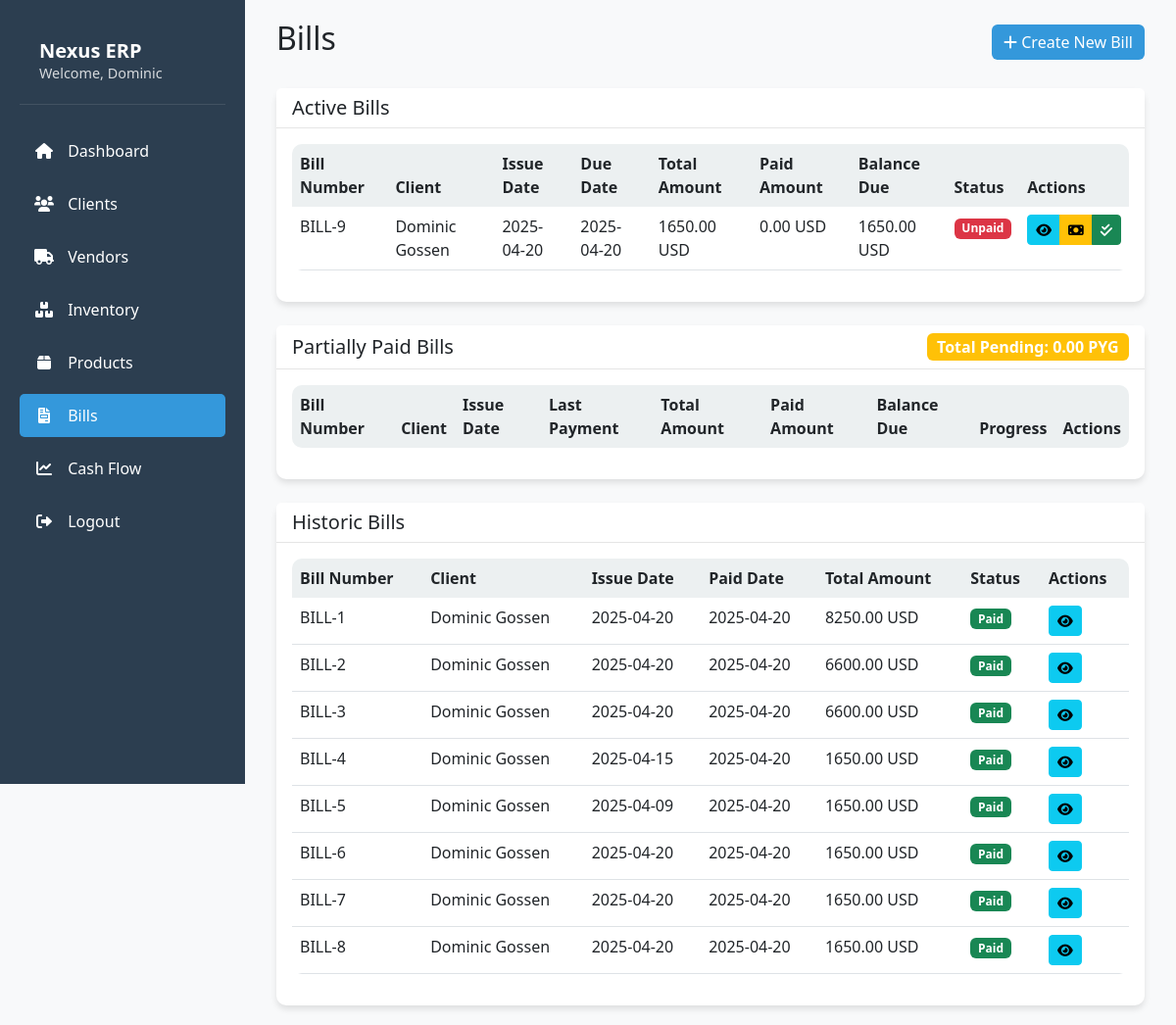
/bills (signed in), run on an earlier commit of the app's database.
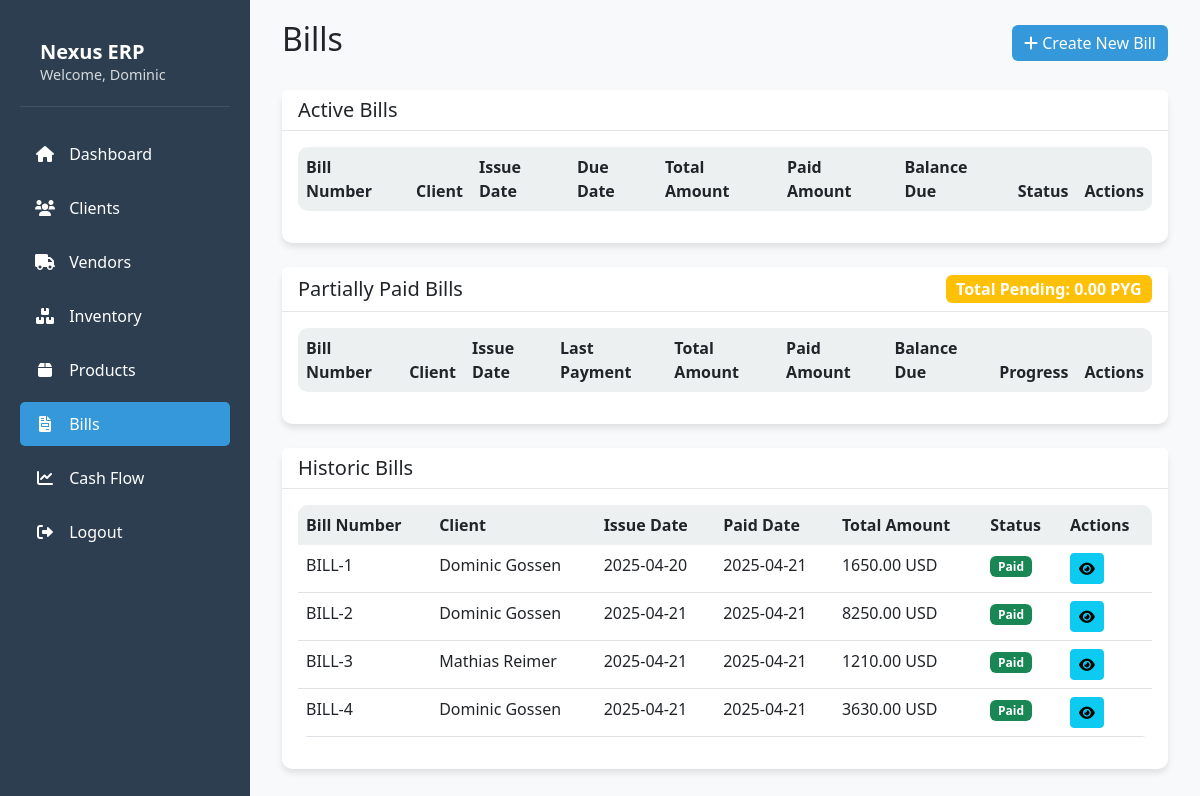
And on a later commit of the database.
### models.py (models this page shows, shortened)
class Bill(db.Model):
    __tablename__ = 'bills'
    id = db.Column(db.Integer, primary_key=True)
    user_id = db.Column(db.Integer, db.ForeignKey('user.id'), nullable=False)
    client_id = db.Column(db.Integer, db.ForeignKey('client.id'), nullable=False)
    vendor_id = db.Column(db.Integer, db.ForeignKey('vendors.id'), nullable=True)
    bill_number = db.Column(db.String(50), unique=True)
    issue_date = db.Column(db.Date, nullable=False)
    due_date = db.Column(db.Date, nullable=False)
    total_amount = db.Column(db.Numeric(10, 2), nullable=False)
    paid_amount = db.Column(db.Numeric(10, 2))
    currency = db.Column(db.String(3), default='PYG')
    status = db.Column(db.String(20), default='Pending')  # Pending, Partially Paid, Paid
    notes = db.Column(db.Text)
    paid_date = db.Column(db.Date)
    created_at = db.Column(db.DateTime, default=datetime.utcnow)
    updated_at = db.Column(db.DateTime, default=datetime.utcnow, onupdate=datetime.utcnow)
    client = db.relationship('Client', backref='client_bills')
    vendor = db.relationship('Vendor', backref='vendor_bills')
    items = db.relationship('BillItem', backref='parent_bill', cascade='all, delete-orphan')
    payments = db.relationship('Payment', backref='bill', cascade='all, delete-orphan')

class Client(db.Model):
    __tablename__ = 'client'
    id = db.Column(db.Integer, primary_key=True)
    user_id = db.Column(db.Integer, db.ForeignKey('user.id'), nullable=True)
    name = db.Column(db.String(100), nullable=False)
    email = db.Column(db.String(100), nullable=False)
    tax_id = db.Column(db.String(50))
    payment_terms = db.Column(db.String(50))
    notes = db.Column(db.Text)
    created_at = db.Column(db.DateTime, default=datetime.utcnow)
    updated_at = db.Column(db.DateTime, default=datetime.utcnow, onupdate=datetime.utcnow)
    tags = db.relationship('Tag', secondary=client_tag, backref='clients', lazy=True)
    contacts = db.relationship('Contact', backref='client', lazy=True)

### app.py (the view)
@app.route('/bills')
@login_required
def bills():
    active_bills = Bill.query.filter_by(user_id=current_user.id, status='Unpaid').all()
    partially_paid_bills = Bill.query.filter_by(user_id=current_user.id, status='Partially Paid').all()
    historic_bills = Bill.query.filter_by(user_id=current_user.id, status='Paid').all()
    partially_paid_total = sum(
        convert_to_pyg(bill.total_amount - (bill.paid_amount or 0), bill.currency)
        for bill in partially_paid_bills
    )
    clients = Client.query.filter_by(user_id=current_user.id).all()
    products = Product.query.filter_by(user_id=current_user.id).all()
    return render_template('bills.html',
                         active_bills=active_bills + partially_paid_bills,
                         historic_bills=historic_bills,
                         partially_paid_total=partially_paid_total,
                         clients=clients,
                         products=products)

### app.py (called while the page is built)
@app.template_filter('format_currency')
def format_currency_filter(value):
    try:
        return "{:,.2f}".format(float(value))
    except (ValueError, TypeError):
        return "0.00"

@login_manager.user_loader
def load_user(user_id):
    return User.query.get(int(user_id))

### templates/bills.html (shortened to what the changed rows need)
{% extends "base.html" %}
{% block content %}
<div class="container-fluid">
    <div class="row mb-4">
        <div class="col-12">
            <div class="d-flex justify-content-between align-items-center">
                <h2>Bills</h2>
            </div>
        </div>
    </div>
    <div class="row mb-4">
        <div class="col-12">
            <div class="card">
                <div class="card-body">
                    <div class="table-responsive">
                        <table class="table">
                            <thead>
                                <tr>
                                    <th>Bill Number</th>
                                    <th>Client</th>
                                    <th>Issue Date</th>
                                    <th>Due Date</th>
                                    <th>Total Amount</th>
                                    <th>Paid Amount</th>
                                    <th>Balance Due</th>
                                    <th>Status</th>
                                    <th>Actions</th>
                                </tr>
                            </thead>
                            <tbody>
                                {% for bill in active_bills %}
                                {% if bill.status == 'Unpaid' %}
                                <tr>
                                    <td>{{ bill.bill_number }}</td>
                                    <td>{{ bill.client.name }}</td>
                                    <td>{{ bill.issue_date.strftime('%Y-%m-%d') }}</td>
                                    <td>{{ bill.due_date.strftime('%Y-%m-%d') }}</td>
                                    <td>{{ "%.2f"|format(bill.total_amount) }} {{ bill.currency }}</td>
                                    <td>{{ "%.2f"|format(bill.paid_amount or 0) }} {{ bill.currency }}</td>
                                    <td>{{ "%.2f"|format(bill.total_amount - (bill.paid_amount or 0)) }} {{ bill.currency }}</td>
                                    <td>
                                        <span class="badge bg-danger">
                                            {{ bill.status }}
                                        </span>
                                    </td>
                                    <td>
                                        <div class="btn-group">
                                            <a href="{{ url_for('bill_detail', bill_id=bill.id) }}" class="btn btn-sm btn-info" title="View Details">
                                                <i class="fas fa-eye"></i>
                                            </a>
                                            <button type="button" class="btn btn-sm btn-warning" data-bs-toggle="modal"
                                                    data-bs-target="#paymentModal{{ bill.id }}" title="Record Payment">
                                                <i class="fas fa-money-bill"></i>
                                            </button>
                                            <button type="button" class="btn btn-sm btn-success" data-bs-toggle="modal"
                                                    data-bs-target="#fullPaymentModal{{ bill.id }}" title="Pay in Full">
                                                <i class="fas fa-check-double"></i>
                                            </button>
                                        </div>
                                    </td>
                                </tr>
                                {% endif %}
                                {% endfor %}
                            </tbody>
                        </table>
                    </div>
                </div>
            </div>
        </div>
    </div>
    <div class="row mb-4">
        <div class="col-12">
            <div class="card">
                <div class="card-body">
                    <div class="table-responsive">
                        <table class="table">
                            <thead>
                                <tr>
                                    <th>Bill Number</th>
                                    <th>Client</th>
                                    <th>Issue Date</th>
                                    <th>Last Payment</th>
                                    <th>Total Amount</th>
                                    <th>Paid Amount</th>
                                    <th>Balance Due</th>
                                    <th>Progress</th>
                                    <th>Actions</th>
                                </tr>
                            </thead>
                        </table>
                    </div>
                </div>
            </div>
        </div>
    </div>
    <div class="row">
        <div class="col-12">
            <div class="card">
                <div class="card-body">
                    <div class="table-responsive">
                        <table class="table">
                            <thead>
                                <tr>
                                    <th>Bill Number</th>
                                    <th>Client</th>
                                    <th>Issue Date</th>
                                    <th>Paid Date</th>
                                    <th>Total Amount</th>
                                    <th>Status</th>
                                    <th>Actions</th>
                                </tr>
                            </thead>
                            <tbody>
                                {% for bill in historic_bills %}
                                <tr>
                                    <td>{{ bill.bill_number }}</td>
                                    <td>{{ bill.client.name }}</td>
                                    <td>{{ bill.issue_date.strftime('%Y-%m-%d') }}</td>
                                    <td>{{ bill.paid_date.strftime('%Y-%m-%d') if bill.paid_date else 'N/A' }}</td>
                                    <td>{{ "%.2f"|format(bill.total_amount) }} {{ bill.currency }}</td>
                                    <td>
                                        <span class="badge bg-success">{{ bill.status }}</span>
                                    </td>
                                    <td>
                                        <a href="{{ url_for('bill_detail', bill_id=bill.id) }}" class="btn btn-sm btn-info">
                                            <i class="fas fa-eye"></i>
                                        </a>
                                    </td>
                                </tr>
                                {% endfor %}
                            </tbody>
                        </table>
                    </div>
                </div>
            </div>
        </div>
    </div>
</div>
{% endblock %}

What changed in the data, as far as the page shows it:
removed Bill: bill_number "BILL-9", client.name "Dominic Gossen", issue_date "2025-04-20", due_date "2025-04-20", total_amount "1650.00", currency "USD", paid_amount "0.00", bill.total_amount-(bill.paid_amountor0) "1650.00", status "Unpaid", shown under "Active Bills"
removed Bill: bill_number "BILL-5", client.name "Dominic Gossen", issue_date "2025-04-09", paid_date "2025-04-20", total_amount "1650.00", currency "USD", status "Paid", shown under "Historic Bills"
removed Bill: bill_number "BILL-6", client.name "Dominic Gossen", issue_date "2025-04-20", paid_date "2025-04-20", total_amount "1650.00", currency "USD", status "Paid", shown under "Historic Bills"
removed Bill: bill_number "BILL-7", client.name "Dominic Gossen", issue_date "2025-04-20", paid_date "2025-04-20", total_amount "1650.00", currency "USD", status "Paid", shown under "Historic Bills"
removed Bill: bill_number "BILL-8", client.name "Dominic Gossen", issue_date "2025-04-20", paid_date "2025-04-20", total_amount "1650.00", currency "USD", status "Paid", shown under "Historic Bills"
changed Bill "BILL-1": paid_date "2025-04-20" → "2025-04-21"; total_amount "8250.00" → "1650.00"
changed Bill "BILL-2": issue_date "2025-04-20" → "2025-04-21"; paid_date "2025-04-20" → "2025-04-21"; total_amount "6600.00" → "8250.00"
changed Bill "BILL-3": client.name "Dominic Gossen" → "Mathias Reimer"; issue_date "2025-04-20" → "2025-04-21"; paid_date "2025-04-20" → "2025-04-21"; total_amount "6600.00" → "1210.00"
changed Bill "BILL-4": issue_date "2025-04-15" → "2025-04-21"; paid_date "2025-04-20" → "2025-04-21"; total_amount "1650.00" → "3630.00"
